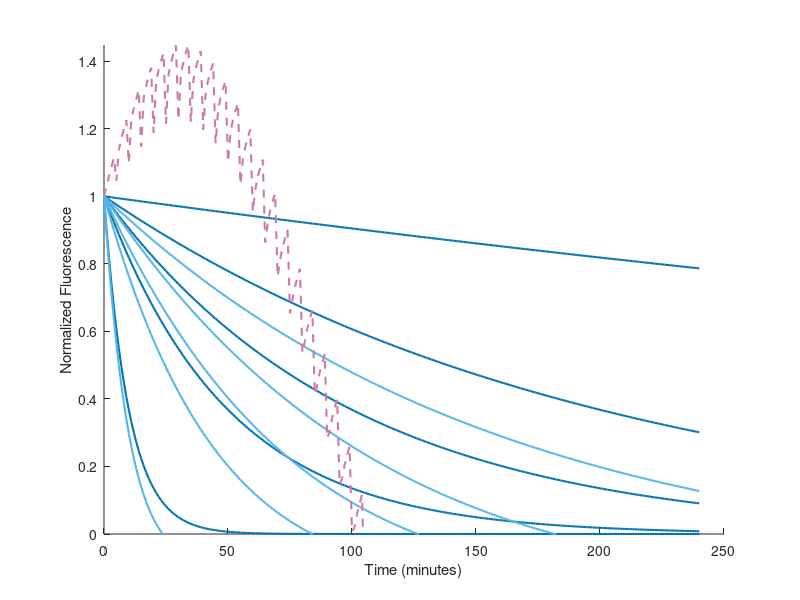
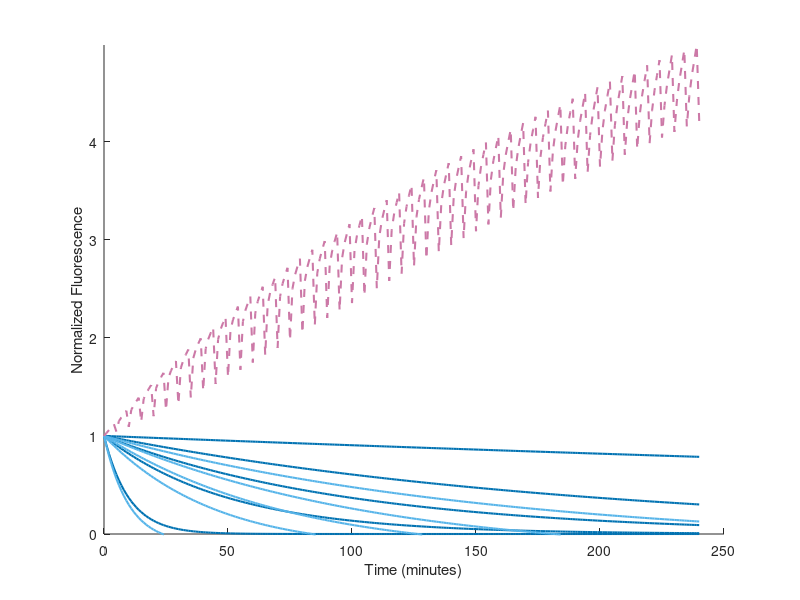
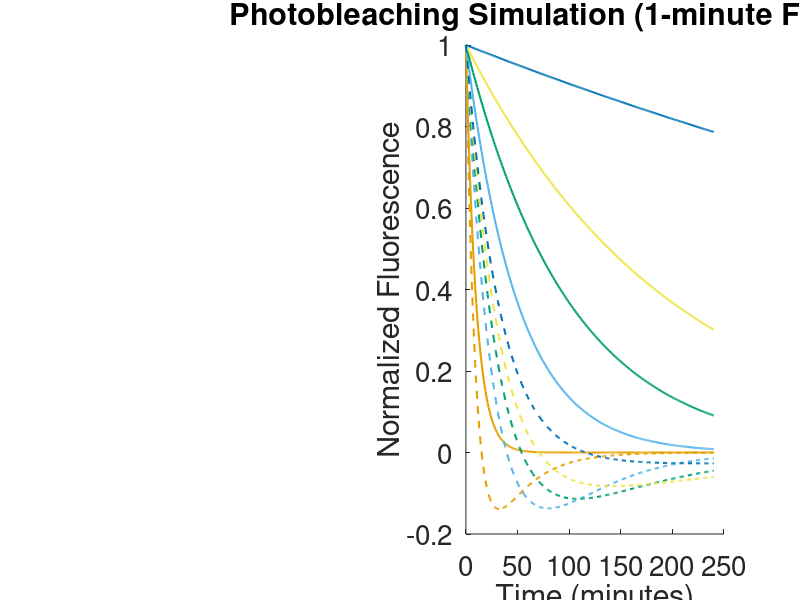
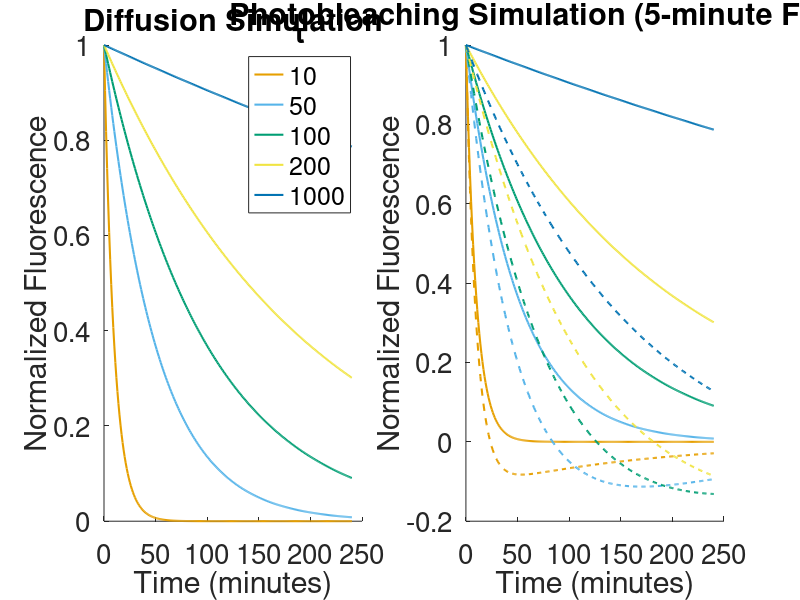

Write MATLAB code to recreate these figures, in order. (Note: this script raises an error after producing the figures.)
%% Modeling Photobleach Correction
%Authors: Enrique Rojas and Zarina Akbary
%Date: 04/06/2022
%Purpose: to model the photobleach correction

clear, close all

%% User input
colorcode = {'#E69F00', '#56B4E9', '#009E73', '#F0E442', '#0072B2', '#D55E00', '#CC79A7', '#000000'};
savedir = '/Users/zarina/Downloads/NYU/Year3_2022_Spring/mNeonGreen_analysis/04072022_analysis';
cd(savedir)

%% Simulate Diffusion and Photobleaching (at a 1-minute frame rate)
%define the time vector
N=240; %the number of minutes in 4 hours
dt=1;
time=[0:N]*dt;

%simulating the loss of fluorescence due solely to diffusion of
%fluorophore,which is dependent on the permeability time constant tau. A is
%the initial fluorescence value (normalized to 1), B is the final
%fluorescence value (set to 0, for simplicity), and t is time.
diffusion = @(t, A, B, tau)(A * exp(-t./tau) + B);
diffusionDerv = @(t, A, B, tau)(-A/tau * exp(-t./tau));

tau=[10, 50, 100, 200, 1000];
labels = {'10', '50', '100', '200', '1000'};

%pre-allocate variables
nrow = length(tau);
C = nan(nrow, N+1);

%simulate diffusion
for i=1:nrow
    C(i, :) = diffusion(time, 1, 0, tau(i));
end

%plot this diffusion trace over time
figure('Units', 'normalized', 'outerposition', [0 0 1 1], 'DefaultAxesFontSize',20), hold on
%subplot(1, 2, 1), hold on
for i=1:nrow
    plot(time, C(i, :), 'Color', colorcode{i}, 'LineWidth', 1.5)
end
xlabel('Time (minutes)')
ylabel('Normalized Fluorescence')
%ylim([0 Inf])
lgd = legend(labels)
title(lgd,'\tau')
title('Diffusion Simulation')
%saveas(gcf, 'simDiffusion.png')

% 'Add' Photobleaching the the Fluorescence Trace
%pre-allocate a vector to store the value of unbleached fluor. (Cu)
Cu = nan(nrow, N+1);
dCu = nan(nrow,N);
Cu(:,1)=1; %initialize the vector to 1, the normalized fluor. value
fr = dt; %the frame rate
beta = 33.5358; %the slope used to calculate alpha
b =  -0.0204; %the y-intercept

%now 'add' photobleaching to the trace, using the Newton Method
photobleaching = @(Cu, alpha) Cu/alpha;
alpha = (beta * fr) + b; 

for i=1:nrow
    for j=1:N
        dCb = photobleaching(Cu(i, j), alpha);
        dCp = diffusionDerv(time(j), 1, 0, tau(i));
        dCu(i, j) = (-dCb + dCp) * dt;
        Cu(i, j+1) = Cu(i, j) + dCu(i, j);
    end
end

%the wrong way to simulate photobleaching
% Cw=C;
% for i=1:N
%     dCb = photobleaching(C(i), alpha);
%     Cw(i+1)=C(i)-dCb;
% end

%plot the 'true' and photobleached fluor. traces
subplot(1, 2, 2), hold on
for i=1:nrow
    plot(time, C(i, :), 'Color', colorcode{i}, 'LineWidth', 1.5)
    plot(time, Cu(i, :), '--', 'Color', colorcode{i}, 'LineWidth', 1.5)
end
%plot(time, Cw, '--', 'Color', colorcode{8}, 'LineWidth', 1.5)
xlabel('Time (minutes)')
ylabel('Normalized Fluorescence')
title('Photobleaching Simulation (1-minute Frame Rate)')
%ylim([0 Inf])
%saveas(gcf, 'simPhotobleaching.png')

% 'Add' Photobleaching the the Fluorescence Trace at a 5-minute frame rate
%pre-allocate a vector to store the value of unbleached fluor. (Cu)
Cu = nan(nrow, N+1);
dCu = nan(nrow,N);
Cu(:,1)=1; %initialize the vector to 1, the normalized fluor. value
fr = 5; %the frame rate
beta = 33.5358; %the slope used to calculate alpha
b =  -0.0204; %the y-intercept

%now 'add' photobleaching to the trace, using the Newton Method
photobleaching = @(Cu, alpha) Cu/alpha;
alpha = (beta * fr) + b; 

for i=1:nrow
    for j=1:N
        dCb = photobleaching(Cu(i, j), alpha);
        dCp = diffusionDerv(time(j), 1, 0, tau(i));
        dCu(i, j) = (-dCb + dCp) * dt;
        Cu(i, j+1) = Cu(i, j) + dCu(i, j);
    end
end

%plot this diffusion trace over time
figure('Units', 'normalized', 'outerposition', [0 0 1 1], 'DefaultAxesFontSize',20)
subplot(1, 2, 1), hold on
for i=1:nrow
    plot(time, C(i, :), 'Color', colorcode{i}, 'LineWidth', 1.5)
end
xlabel('Time (minutes)')
ylabel('Normalized Fluorescence')
%ylim([0 Inf])
lgd = legend(labels)
title(lgd,'\tau')
title('Diffusion Simulation')

%plot the 'true' and photobleached fluor. traces
subplot(1, 2, 2), hold on
for i=1:nrow
    plot(time, C(i, :), 'Color', colorcode{i}, 'LineWidth', 1.5)
    plot(time, Cu(i, :), '--', 'Color', colorcode{i}, 'LineWidth', 1.5)
end
%plot(time, Cw, '--', 'Color', colorcode{8}, 'LineWidth', 1.5)
xlabel('Time (minutes)')
ylabel('Normalized Fluorescence')
title('Photobleaching Simulation (5-minute Frame Rate)')
%ylim([0 Inf])
%saveas(gcf, 'simPhotobleaching.png')
%% Regenerate the Original Trace Using the Current Correction Method
photobleached = @(Cu, dt, beta, b)(Cu/(beta*dt+b))*dt; %what portion of the unbleached trace is getting bleached?

%pre-allocate vectors
Cnew = nan(1, N+1); %the corrected trace
unbFrac = nan(1, N+1); %the fractiono of unbleached fluor.
Cbl = nan(1, N+1); %the amount of bleached fluor.

Cnew(1) = Cu(1);
unbFrac(1) = 1;
Cbl(1) = 0;
   
for i=1:N

    %dt = time(i+1) - time(i);
    dCB = photobleached(Cu(i), dt, beta, b); %this is the amount of photobleaching that occured in the bleached trace
    dCT = Cu(i+1) - Cu(i); %this is the total fluor. loss for the bleached trace
    dCP = dCT + dCB; %this is the amount of loss attributable to permeability
    dCP = dCP * unbFrac(i); %Correcting for the fact that a fraction of fluorophores are unbleached
    Cnew(i+1) = Cnew(i) + dCP;
    Cbl(i+1) = Cbl(i) + dCB + dCP * (1-unbFrac(i)); %Accounting fo the change in concentration fo bleached fluorophores
    unbFrac(i+1)=(Cu(i+1))/(Cu(i+1)+Cbl(i+1)); %Calculate the new fraction of unbleached fluorophores

end    

figure, hold on
plot(time, C, 'Color', colorcode{5}, 'LineWidth', 1.5)
plot(time, Cu, 'Color', colorcode{2}, 'LineWidth', 1.5)
plot(time, Cnew, 'LineStyle', '--', 'Color', colorcode{7}, 'LineWidth', 1.5)
xlabel('Time (minutes)')
ylabel('Normalized Fluorescence')
ylim([0 Inf])
saveas(gcf, 'simCurrentCorrection.png')

%% Regenerate the Original Trace Using the Previous Correction Method
%pre-allocate vectors
Cnew = nan(1, N+1); %the corrected trace
unbFrac = nan(1, N+1); %the fractiono of unbleached fluor.
Cbl = nan(1, N+1); %the amount of bleached fluor.

Cnew(1) = Cu(1);
unbFrac(1) = 1;
Cbl(1) = 0;

for i=1:N

    %dt = time(i+1) - time(i);
    dCB = photobleached(Cu(i), dt, beta, 0); %this is the amount of photobleaching that occured in the bleached trace
    dCT = Cu(i+1) - Cu(i); %this is the total fluor. loss for the bleached trace
    dCP = dCT + dCB; %this is the amount of loss attributable to permeability
    Cnew(i+1) = Cnew(i) + dCP;
    Cbl(i+1) = Cbl(i) + dCB + dCP * (1-unbFrac(i)); %Accounting fo the change in concentration fo bleached fluorophores
    unbFrac(i+1)=(Cu(i+1))/(Cu(i+1)+Cbl(i+1)); %Calculate the new fraction of unbleached fluorophores

end 

figure, hold on
plot(time, C, 'Color', colorcode{5}, 'LineWidth', 1.5)
plot(time, Cu, 'Color', colorcode{2}, 'LineWidth', 1.5)
plot(time, Cnew, 'LineStyle', '--', 'Color', colorcode{7}, 'LineWidth', 1.5)
xlabel('Time (minutes)')
ylabel('Normalized Fluorescence')
ylim([0 Inf])
saveas(gcf, 'simOriginalCorrection.png')

%% Try Modifying the Current Method to Regenerate the Trace
photobleached = @(Cu, dt, beta, b)(Cu/(beta*dt+b))*dt; %what portion of the unbleached trace is getting bleached?

%pre-allocate vectors
Cnew = nan(1, N+1); %the corrected trace
unbFrac = nan(1, N+1); %the fractiono of unbleached fluor.
Cbl = nan(1, N+1); %the amount of bleached fluor.

Cnew(1) = Cu(1);
unbFrac(1) = 1;
Cbl(1) = 0;
   
for i=1:N
    
    if unbFrac(i)==1
        dCB = photobleached(Cu(i), dt, beta, b); %this is the amount of photobleaching that occured in the bleached trace
        dCT = Cu(i+1) - Cu(i); %this is the total fluor. loss for the bleached trace
        dCP = dCT + dCB; %this is the amount of loss attributable to permeability
        Cbl(i+1) = Cbl(i) + dCB; %Accounting fo the change in concentration fo bleached fluorophores
        Cnew(i+1) = Cnew(i) + dCP;
        unbFrac(i+1)=(Cu(i+1))/(Cu(i+1)+Cbl(i+1)); %Calculate the new fraction of unbleached fluorophores
    elseif unbFrac(i)==0
        dCB = photobleached(Cu(i), dt, beta, b); 
        dCT = Cu(i+1) - Cu(i); 
        dCP = dCT + dCB; 
        Cbl(i+1) = Cbl(i) + dCB + dCP; 
        Cnew(i+1) = Cnew(i) + dCP;
        unbFrac(i+1)=(Cu(i+1))/(Cu(i+1)+Cbl(i+1)); 
    else
        dCB = photobleached(Cu(i), dt, beta, b); 
        dCT = Cu(i+1) - Cu(i); 
        dCP = dCT + dCB; 
        Cbl(i+1) = Cbl(i) + dCB + (dCP / (1-unbFrac(i))); 
        dCP = dCP / unbFrac(i); %Correcting for the fact that a fraction of fluorophores are unbleached
        Cnew(i+1) = Cnew(i) + dCP;
        unbFrac(i+1)=(Cu(i+1))/(Cu(i+1)+Cbl(i+1));         
    end
end    

figure, hold on
plot(time, C, 'Color', colorcode{5}, 'LineWidth', 1.5)
plot(time, Cu, 'Color', colorcode{7}, 'LineWidth', 1.5)
plot(time, Cnew, 'LineStyle', '--', 'Color', colorcode{8}, 'LineWidth', 1.5)
xlabel('Time (minutes)')
ylabel('Normalized Fluorescence')
ylim([0 Inf])
pause 

%% Now, start with a photobleached trace and then add permeability. Does the correction method still work? 
%define the time vector
N=3600;
dt=0.0167;
time=[0:N]*dt;
lysis = 7; %when diffusion starts
idx = sum(time<=lysis);

%define new 'true' trace
C = nan(1, N+1);
C(time<=lysis) = 1;
C(time>lysis) = diffusion(time(2:end-idx+1), 1, 0, tau);
 
%define new measured trace
Cu = nan(1, N+1);
Cu(1)=1;
%Cu(time<=7) = 1;

for i=1:N
    if i <= idx
        dCb = photobleaching(Cu(i), alpha);
        dCu(i) = -dCb * dt;
        Cu(i+1) = Cu(i) + dCu(i);
    else
        dCb = photobleaching(Cu(i), alpha);
        dCp = diffusionDerv(time(i-idx+1), 1, 0, tau)
        dCu(i) = (-dCb + dCp) * dt;
        Cu(i+1) = Cu(i) + dCu(i);        
    end        
end

%pre-allocate vectors
Cnew = nan(1, N+1); %the corrected trace
unbFrac = nan(1, N+1); %the fractiono of unbleached fluor.
Cbl = nan(1, N+1); %the amount of bleached fluor.

Cnew(1) = Cu(1);
unbFrac(1) = 1;
Cbl(1) = 0;
   
for i=2:N

    if i<=idx
        dCB = photobleached(Cu(i-1), dt, beta, b); %this is the amount of photobleaching that occured in the bleached trace
        Cnew(i) = Cu(i) + dCB;
        Cbl(i) = Cbl(i) + dCB; %Accounting fo the change in concentration fo bleached fluorophores
        unbFrac(i)=(Cu(i))/(Cu(i)+Cbl(i)); %Calculate the new fraction of unbleached fluorophores
    elseif i>idx 
        dCB = photobleached(Cu(i-1), dt, beta, b);
        dCT = Cu(i) - Cu(i-1); %this is the total fluor. loss for the bleached trace
        dCP = dCT + dCB; %this is the amount of loss attributable to permeability
        dCP = dCP * unbFrac(i); %Correcting for the fact that a fraction of fluorophores are unbleached
        Cnew(i+1) = Cnew(i) + dCP;
        Cbl(i+1) = Cbl(i) + dCB + dCP * (1-unbFrac(i)); %Accounting fo the change in concentration fo bleached fluorophores
        unbFrac(i+1)=(Cu(i+1))/(Cu(i+1)+Cbl(i+1)); %Calculate the new fraction of unbleached fluorophores
    end
end 

%plot the 'true' and photobleached fluor. traces
figure, hold on
plot(time, C, 'Color', colorcode{5}, 'LineWidth', 1.5)
plot(time, Cu, 'Color', colorcode{7}, 'LineWidth', 1.5)
plot(time, Cnew, '--', 'Color', colorcode{7}, 'LineWidth', 1.5)
xlabel('Time (minutes)')
ylabel('Normalized Fluorescence')
ylim([0 Inf])


